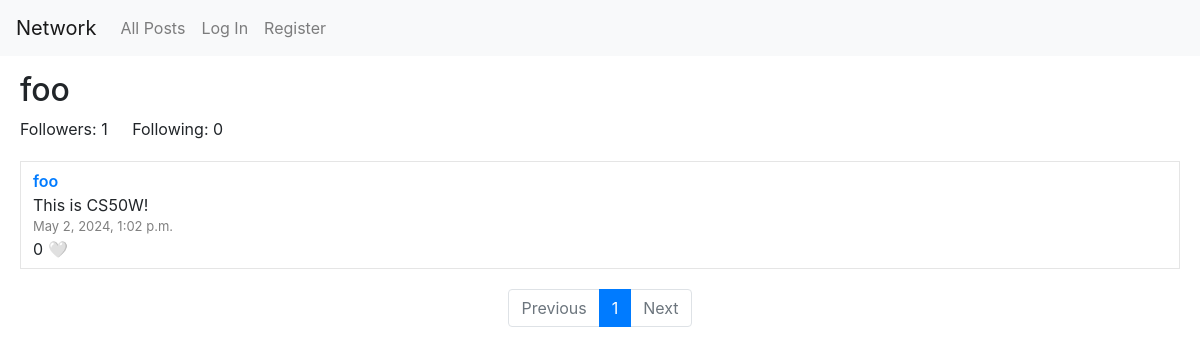
The page /foo/ on the database as committed earlier.
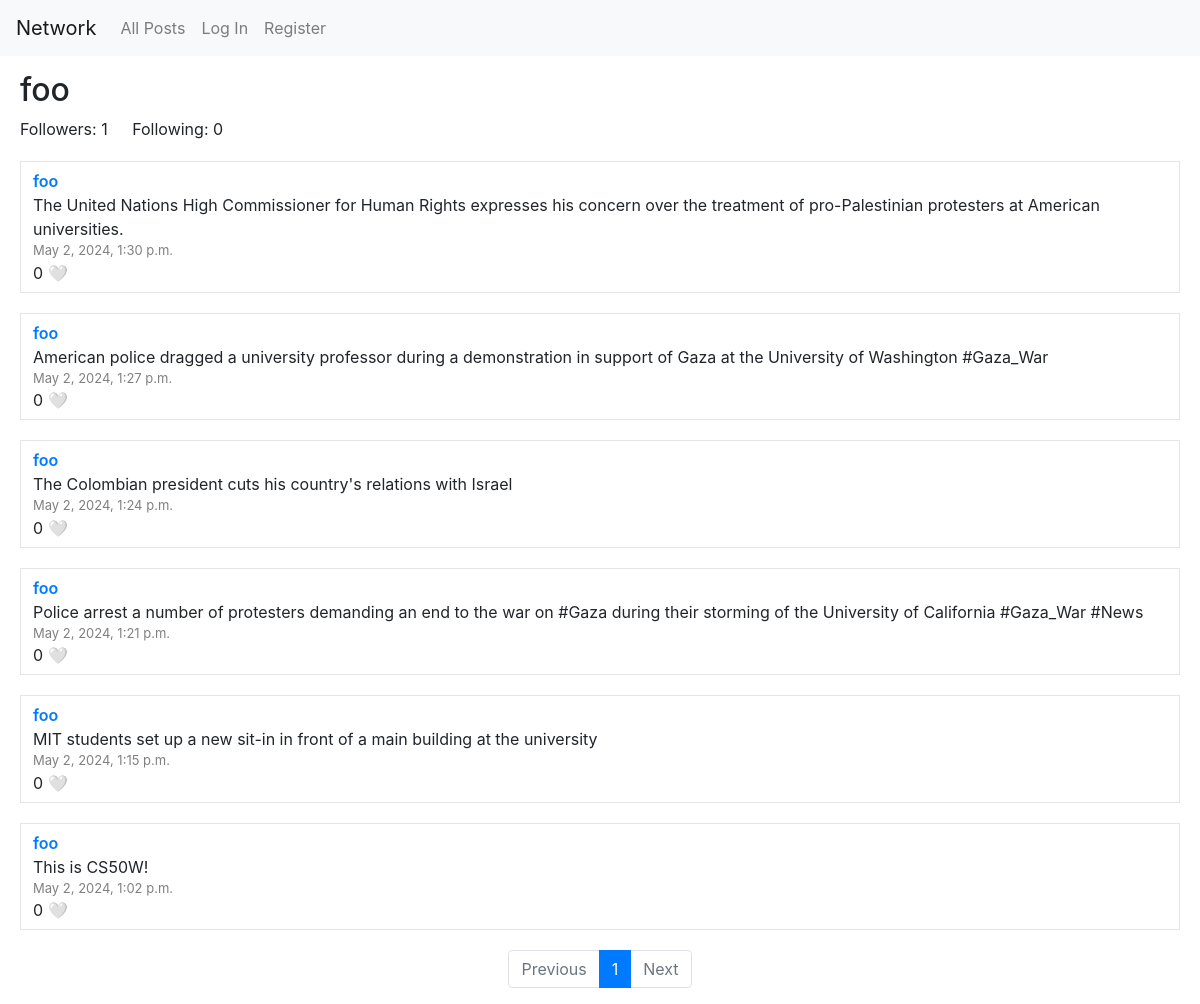
The same page on the database as committed later.
### network/models.py (models this page shows, shortened)
class User(AbstractUser):
    following = models.ManyToManyField('self', related_name='followers', symmetrical=False, null=True, blank=True)
    likes = models.ManyToManyField('Post', related_name='liked_by', blank=True)
    def __str__(self):
        return self.username

class Post(models.Model):
    poster = models.ForeignKey(User, related_name="posts", on_delete=models.CASCADE, null=False, blank=False)
    content = models.TextField(null=False, blank=False)
    date = models.DateTimeField(auto_now_add=True, editable=False)

### network/views.py (the view)
# urls.py: path("<str:username>/", views.profile, name="profile"),
def profile(request, username, page_number=1):
    poster = get_object_or_404(User, username=username)
    poster_posts = poster.posts.order_by('-date')
    p = Paginator(poster_posts, posts_count_per_page)
    current_page = p.page(page_number)
    return render(request, "network/profile.html", {
        "poster": poster,
        "current_page": current_page,
        "pages": p,
    })

### network/templates/network/profile.html (shortened to what this page needs)
{% extends "network/layout.html" %}
{% block body %}
    <h2>{{ poster }}</h2>
    <span id="followers">Followers: {{ poster.followers.count }}</span>
    <span id="following">Following: {{ poster.following.count }}</span>
    <div id="posts">
        {% for post in current_page %}
            <div class="post">
                <div class="poster">
                    <a href="{% url 'profile' post.poster %}">{{ post.poster }}</a>
                </div>
                <div class="content">{{ post.content }}</div>
                <div class="date">{{ post.date }}</div>
                <div class="likes">
                    <span>{{ post.liked_by.count }}</span>
                    {% if post in user.likes.all %}
                        <a class="like-btn" data-id="{{ post.pk }}">❤️</a>
                    {% else %}
                        <a class="like-btn" data-id="{{ post.pk }}">🤍</a>
                    {% endif %}
                </div>
            </div>
        {% empty %}
            <div class="post">
                No posts.
            </div>
        {% endfor %}
        <nav aria-label="Page navigation example">
            <ul class="pagination justify-content-center">
              {% if not current_page.has_previous %}
                <li class="page-item disabled">
                    <a class="page-link" tabindex="-1" aria-disabled="true">Previous</a>
                </li>
              {% else %}
                <li class="page-item">
                    <a class="page-link" href="{% url 'profile' poster current_page.previous_page_number %}" tabindex="-1" aria-disabled="true">Previous</a>
                </li>
              {% endif %}
              {% for i in pages.page_range %}
                {% if current_page.number == i %}
                    <li class="page-item active"><a class="page-link" href="{% url 'profile' poster i %}">{{ i }}</a></li>
                {% else %}
                    <li class="page-item"><a class="page-link" href="{% url 'profile' poster i %}">{{ i }}</a></li>
                {% endif %}
              {% endfor %}
              {% if not current_page.has_next %}
                <li class="page-item disabled">
                    <a class="page-link">Next</a>
                </li>
              {% else %}
                <li class="page-item">
                    <a class="page-link" href="{% url 'profile' poster current_page.next_page_number %}">Next</a>
                </li>
              {% endif %}
            </ul>
        </nav>
    </div>
{% endblock %}

### network/templates/network/layout.html (shortened to what this page needs)
{% load static %}
<!DOCTYPE html>
<html lang="en">
    <head>
        <link rel="stylesheet" href="https://stackpath.bootstrapcdn.com/bootstrap/4.4.1/css/bootstrap.min.css">
        <link href="{% static 'network/styles.css' %}" rel="stylesheet">
    </head>
    <body>
        <nav class="navbar navbar-expand-lg navbar-light bg-light">
            <a class="navbar-brand" href="#">Network</a>
            <div>
              <ul class="navbar-nav mr-auto">
                <li class="nav-item">
                  <a class="nav-link" href="{% url 'index' %}">All Posts</a>
                </li>
                {% if user.is_authenticated %}
                    <li class="nav-item">
                        <a class="nav-link" href="{% url 'following' %}">Following</a>
                    </li>
                    <li class="nav-item">
                        <a class="nav-link" href="{% url 'logout' %}">Log Out</a>
                    </li>
                {% else %}
                    <li class="nav-item">
                        <a class="nav-link" href="{% url 'login' %}">Log In</a>
                    </li>
                    <li class="nav-item">
                        <a class="nav-link" href="{% url 'register' %}">Register</a>
                    </li>
                {% endif %}
              </ul>
            </div>
          </nav>
        <div class="body">
            {% block body %}
            {% endblock %}
        </div>
    </body>
</html>

### network/static/network/styles.css (style rules this page uses)
.body { margin: 15px 20px; }
.post { border: 1px solid rgba(0, 0, 0, .1); margin: 20px 0; padding: 7px 12px; }
.poster { font-weight: 600; }
.date { font-size: 13px; color: gray; }
#followers { display: inline-block; margin-right: 20px; }
#following { display: inline-block; }
.like-btn { text-decoration: none; cursor: pointer; }

Rows that differ between the two databases and show on the page:
added Post: poster "foo", content "The United Nations High Commissioner for Human Rights expresses his concern over the treatment of pro-Palestinian protesters at American universities.", date "May 2, 2024, 1:30 p.m.", liked_by.count "0"
added Post: poster "foo", content "American police dragged a university professor during a demonstration in support of Gaza at the University of Washington #Gaza_War", date "May 2, 2024, 1:27 p.m.", liked_by.count "0"
added Post: poster "foo", content "The Colombian president cuts his country's relations with Israel", date "May 2, 2024, 1:24 p.m.", liked_by.count "0"
added Post: poster "foo", content "Police arrest a number of protesters demanding an end to the war on #Gaza during their storming of the University of California #Gaza_War #News", date "May 2, 2024, 1:21 p.m.", liked_by.count "0"
added Post: poster "foo", content "MIT students set up a new sit-in in front of a main building at the university", date "May 2, 2024, 1:15 p.m.", liked_by.count "0"
